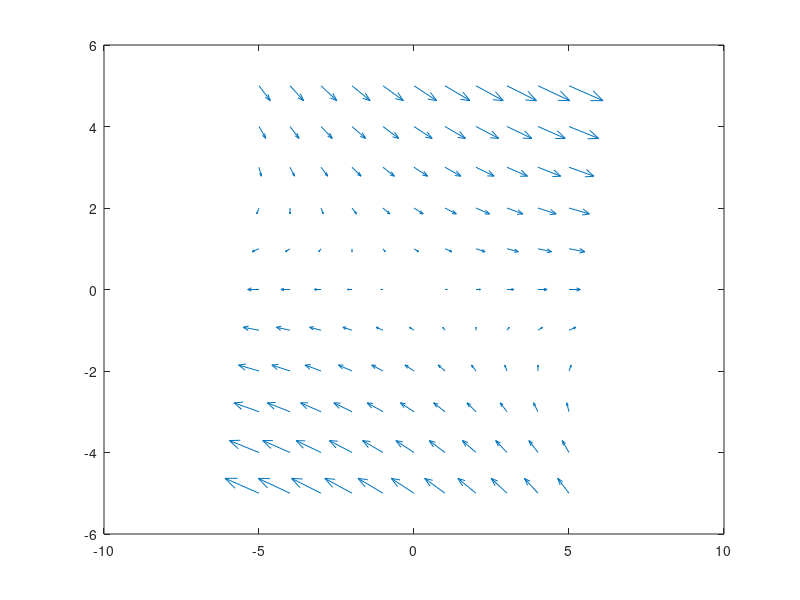

Here is the MATLAB script that generated this plot: (Note: this script raises an error after producing the figure.)


A = [1 0 2; 0 -1 1; 0 2 -1];
B = [1 1; 0 0; 0 2];
C = [1 0 0];
% x = [x1 x2 x3];

a = 5;
% [x1,x2,x3] = meshgrid(-a:1:a,-a:1:a,-a:1:a);
[x1,x3] = meshgrid(-a :1:a,-a:1:a);
x2=0;
dx1 = A(1,1).*x1 + A(1,2).*x2 + A(1,3).*x3;
dx2 = A(2,1).*x1 + A(2,2).*x2 + A(2,3).*x3;
dx3 = A(3,1).*x1 + A(3,2).*x2 + A(3,3).*x3;
quiver(x1,x3,dx1,dx3)

pvar x1 x2 x3;
x = [x1;x2;x3];
m=2;
n=3;
p=1;
prog = sosprogram(x);
[prog,P0]=sospolymatrixvar(prog,monomials(x,0),[n,n],'symmetric');
[prog,N0]=sospolymatrixvar(prog,monomials(x,0),[n,n],'symmetric');
[prog,Q0]=sospolymatrixvar(prog,monomials(x,0),[p,p],'symmetric');
[prog,S0]=sospolymatrixvar(prog,monomials(x,0),[p,m]); 
[prog,R0]=sospolymatrixvar(prog,monomials(x,0),[m,m],'symmetric');

cond=[A'*P0+P0*A+N0-C'*Q0*C P0*B-C'*S0; (P0*B-C'*S0)' -R0];
prog=sosineq(prog,-cond);
prog=sosineq(prog,P0);
prog=sosineq(prog,N0);
prog=sosineq(prog,R0);

sol=sossolve(prog);
P0=double(sosgetsol(sol,P0))
N0=double(sosgetsol(sol,N0))
Q0=double(sosgetsol(sol,Q0))
S0=double(sosgetsol(sol,S0))
R0=double(sosgetsol(sol,R0))

k = 0;
kmax = 20;
if (S0*inv(R0)*S0'-Q0) >= 0 
    k=kmax;
    K=-inv(R0)*S0'
    V0 = x'*P0*x
end
while k < kmax
prog = sosprogram(x);
[prog,P]=sospolymatrixvar(prog,monomials(x,0),[n,n],'symmetric');
[prog,N]=sospolymatrixvar(prog,monomials(x,0),[n,n],'symmetric');
[prog,Q]=sospolymatrixvar(prog,monomials(x,0),[p,p],'symmetric');
[prog,S]=sospolymatrixvar(prog,monomials(x,0),[p,m]); 
[prog,R]=sospolymatrixvar(prog,monomials(x,0),[m,m],'symmetric');

cond1=[A'*P+P*A+N-C'*Q*C P*B-C'*S; (P*B-C'*S)' -R];
cond2=R0-R;
cond3=S*inv(R0)*S0'+S0*inv(R0)*S'-2*S0*inv(R0)*S0'+Q0-Q;
prog=sosineq(prog,-cond1);
prog=sosineq(prog,cond2);
prog=sosineq(prog,cond3);
prog=sosineq(prog,P);
prog=sosineq(prog,N);
prog=sosineq(prog,R);

sol=sossolve(prog);
P=double(sosgetsol(sol,P))
N=double(sosgetsol(sol,N))
Q=double(sosgetsol(sol,Q))
S=double(sosgetsol(sol,S))
R=double(sosgetsol(sol,R))

Q0=Q;
S0=S;
R0=R;
k = k+1;
if S*inv(R)*S'-Q >= 0
    K=-inv(R)*S'
    break
end
end

% [x1,x2,x3] = meshgrid(-a:1:a,-a:1:a,-a:1:a);
[x1,x3] = meshgrid(-a:1:a,-a:1:a);
x2=0;
dx1 = A(1,1).*x1 + A(1,2).*x2 + A(1,3).*x3 + B(1,:)*K.*x1;
dx2 = A(2,1).*x1 + A(2,2).*x2 + A(2,3).*x3 + B(2,:)*K.*x1;
dx3 = A(3,1).*x1 + A(3,2).*x2 + A(3,3).*x3 + B(3,:)*K.*x1;
figure
quiver(x1,x3,dx1,dx3)

